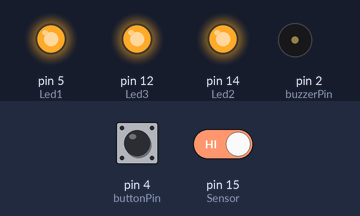
The sketch below on a simulated Arduino Uno, built with avr-gcc and run on an emulated ATmega328P. Shown: output pins drawn as LEDs (lit = HIGH), buzzer (waves = sounding). Dashed ring = blinking. The test bench sets the inputs (shaded band); at power-on: pin 15 (Sensor) HIGH, pin 4 (buttonPin) LOW. What the sketch prints to the serial monitor is not drawn.

Above: at 1.2 s.
1.3 s: pin 15 (Sensor) driven LOW
At 3.2 s:
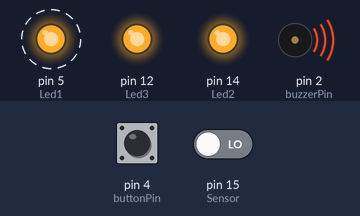
4.3 s: pin 4 (buttonPin) pulled HIGH for 1 s
At 5.3 s:
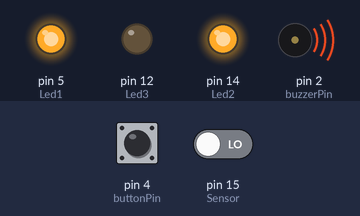
7.3 s: pin 15 (Sensor) driven HIGH
At 8.66 s:
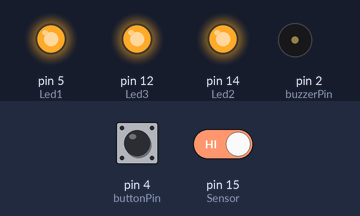
8.9 s: pin 4 (buttonPin) pulled HIGH for 3.2 s
At 9.14 s:
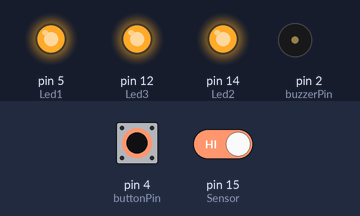
Timing chart, 0 to 13.6 s (numbered marks = the images above; inputs shaded):
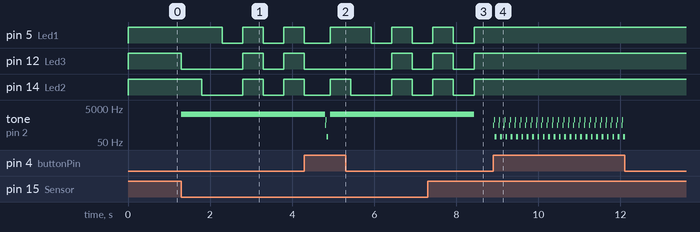

The sketch:

LaserTag.ino
```cpp
const int buzzerPin = 2;
const int buttonPin = 4;
const int Sensor = 15;
const int Led1 = 5;
const int Led2 = 14;
const int Led3 = 12;
int HealthPoint = 3;

void setup() {
  // put your setup code here, to run once:
  pinMode(buzzerPin, OUTPUT);
  pinMode(buttonPin, INPUT);
  pinMode(Sensor, INPUT);
  pinMode(Led1, OUTPUT);
  pinMode(Led2, OUTPUT);
  pinMode(Led3, OUTPUT);
  digitalWrite(Led1, HIGH);
  digitalWrite(Led2, HIGH);
  digitalWrite(Led3, HIGH);

  Serial.begin(9600);
}

void Fire(){
    Serial.write("Fire");
    Serial.print('\n');
    buzzer();
    delay(50);
}

void Reset(){
    if(digitalRead(Led1) == LOW){
      HealthPoint = 3;
      digitalWrite(Led1, HIGH);
      digitalWrite(Led2, HIGH);
      digitalWrite(Led3, HIGH);
      Serial.println(HealthPoint);
    }
}

void Hit(){
  Serial.print("Hit!");
  tone(buzzerPin, 2093);
  HealthPoint = HealthPoint - 1;
  switch(HealthPoint){
    case 0:
      digitalWrite(Led1, LOW);
      digitalWrite(Led2, LOW);
      digitalWrite(Led3, LOW);
      delay(500);
      digitalWrite(Led1, HIGH);
      digitalWrite(Led2, HIGH);
      digitalWrite(Led3, HIGH);
      delay(500);
      digitalWrite(Led1, LOW);
      digitalWrite(Led2, LOW);
      digitalWrite(Led3, LOW);
      delay(500);
      digitalWrite(Led1, HIGH);
      digitalWrite(Led2, HIGH);
      digitalWrite(Led3, HIGH);
      delay(500);
      digitalWrite(Led1, LOW);
      digitalWrite(Led2, LOW);
      digitalWrite(Led3, LOW);
    case 1:
      digitalWrite(Led3, LOW);
      digitalWrite(Led2, LOW);
    case 2:
      digitalWrite(Led3, LOW);
  }
  delay(500);
  noTone(buzzerPin);
}

void buzzer(){
    tone(buzzerPin,2200); // then buzz by going high
    tone(buzzerPin,1000);
    tone(buzzerPin,500);
    tone(buzzerPin,200);
    tone(buzzerPin,500);
    delayMicroseconds(10000);    // waiting
    noTone(buzzerPin);  // going low
    delayMicroseconds(10000);    // and waiting more
    tone(buzzerPin,2200);
    tone(buzzerPin,1000);
    delayMicroseconds(10000);    // waiting
    noTone(buzzerPin);  // going low
    delayMicroseconds(10000);    // and waiting more
    tone(buzzerPin,100);
    delayMicroseconds(10000);    // waiting
    noTone(buzzerPin);  // going low
    delayMicroseconds(10000);    // and waiting more
    tone(buzzerPin,100);
    delayMicroseconds(10000);    // waiting
    noTone(buzzerPin);  // going low
    delayMicroseconds(10000);    // and waiting more
}

void loop() {
  // put your main code here, to run repeatedly:
  bool value = digitalRead(Sensor);
  if(value == 0){
    Hit();
  }
  if(digitalRead(buttonPin) == HIGH){
    Fire();
  }
  Reset();
}
```

Measured:
- after the input at 1.3 s, pin 5 (Led1): alternates HIGH for 0.50 s and LOW for 0.50 s, starting after 1.0 s; pin 12 (Led3): HIGH → LOW at once, → HIGH 1.5 s later, → LOW 0.50 s later, → HIGH 0.50 s later
- after the input at 4.3 s, tone on pin 2 (buzzerPin): plays 500 Hz for 0.01 s, 1000 Hz for 0.01 s, 100 Hz for 0.01 s, 100 Hz for 0.01 s, 2093 Hz for 2.4 s, starting after 0.50 s
- after the input at 7.3 s, tone on pin 2 (buzzerPin): 2093 Hz → silent after 1.1 s
- after the input at 8.9 s, tone on pin 2 (buzzerPin): silent → 500 Hz at once, then repeats every 0.13 s: silent 0.01 s, 1000 Hz 0.01 s, 2 × (silent 0.01 s, 100 Hz 0.01 s), silent 0.06 s, 500 Hz 0.01 s, until it stays silent from 12.1 s
